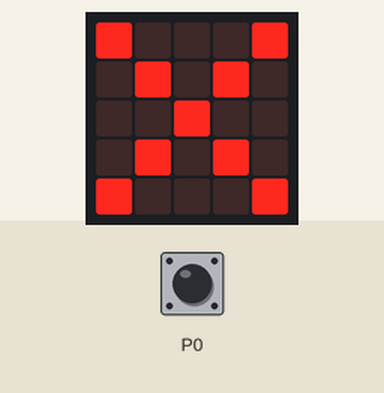
Simulated run of this program. Board: BBC micro:bit (MakeCode). Parts: the board's 5×5 LED display. The test bench sets the inputs (shaded band); at power-on: P0 HIGH.

Above: at 1.2 s.
1.3 s: P0 pulled LOW for 0.5 s
At 1.89 s:
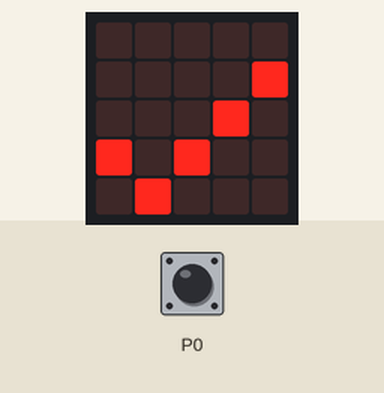
3.6 s: P0 pulled LOW for 3.2 s
Timing chart, 0 to 6.6 s (numbered marks = the images above; inputs shaded):
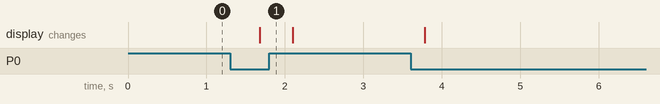

Measured:
- after the input at 1.3 s, the display: changes after 0.38 s (image 1)

The program:

main.ts
```typescript
pins.setPull(DigitalPin.P0, PinPullMode.PullUp)
basic.forever(function () {
    if (pins.digitalReadPin(DigitalPin.P0) == 0) {
        basic.showLeds(`
            . . . . .
            . . . . #
            . . . # .
            # . # . .
            . # . . .
            `)
    } else {
        basic.showLeds(`
            # . . . #
            . # . # .
            . . # . .
            . # . # .
            # . . . #
            `)
    }
})
```

test.ts
```typescript
// les tests vont ici ; cela ne sera pas compilé si ce paquet est utilisé en tant qu'extension.
```
